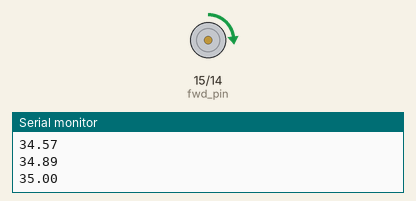
Bench run of a sketch on a simulated ESP32. Parts: motor-driver pin pairs drawn as motors (green arrow = first pin HIGH = forward, orange = second pin HIGH = backward, longer = more drive), the last lines printed to the serial monitor.

Above: at 5.1 s.
At 15.1 s:
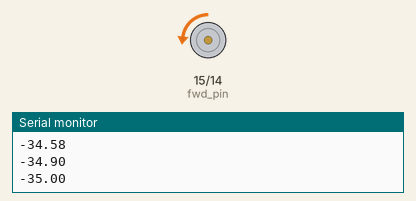
Timing chart, 0 to 26.0 s (numbered marks = the images above):
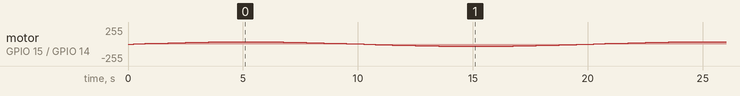

The sketch:

motor_sin_test.ino
```cpp
// =============================================
// ESP32 Sine Wave Generator
// Adjustable period and amplitude
// =============================================

// --- Parameters (adjust these) ---
float amplitude = 35.0;   // Peak value (e.g., motor units, PWM, etc.)
float period    = 20*1000.0;  // Period in milliseconds (time for one full cycle)

// pins
const int fwd_pin = 15;
const int rev_pin = 14;

// --- Internal state ---
unsigned long startTime;

// =============================================
// Compute sine wave value at a given time
//
// Returns a float in the range [-amplitude, +amplitude]
// t_ms     : current time in milliseconds
// amplitude: peak value of the wave
// period   : duration of one full cycle in ms
// =============================================
float sineWave(unsigned long t_ms, float amplitude, float period) {
  float t = (float)t_ms;
  float radians = (2.0 * PI * t) / period;
  return amplitude * sin(radians);
}

// =============================================
// Print the current sine value to Serial
// in a plotter-friendly format
// =============================================
void printSineValue(float value) {
  // Uncomment the label line below if using Serial Monitor instead of Plotter
  // Serial.print("Sine:");
  Serial.println(value);
}

void drive(int motor_pwm){
  if (motor_pwm > 0){
    analogWrite(fwd_pin, motor_pwm);
    analogWrite(rev_pin, 0);
    return;
  }
  if (motor_pwm < 0){
    analogWrite(rev_pin, abs(motor_pwm));
    analogWrite(fwd_pin, 0);
    return;
  }
}


// =============================================
// Setup
// =============================================
void setup() {
  Serial.begin(115200);
  startTime = millis();
  pinMode(fwd_pin, OUTPUT);
  pinMode(rev_pin, OUTPUT);

}


// =============================================
// Loop
// =============================================
void loop() {
  unsigned long elapsed = millis() - startTime;

  float output = sineWave(elapsed, amplitude, period);
  printSineValue(output);
  drive((int)output);

  delay(250); // ~50 samples/sec — adjust for smoother/faster plots
}
```
